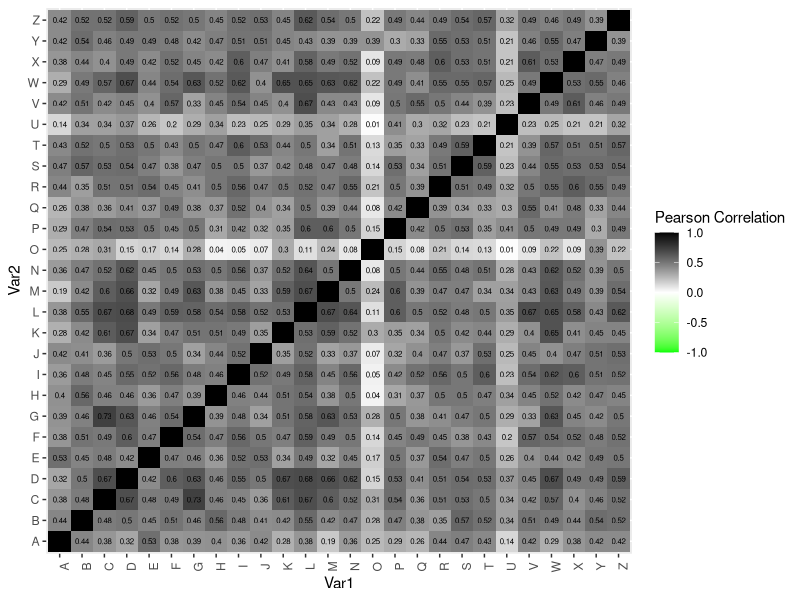
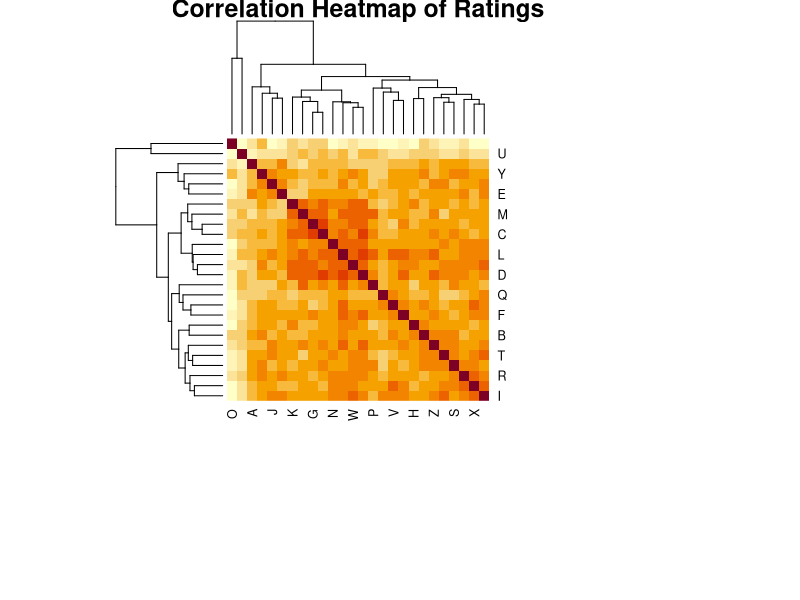

Source code (R) for these figures, in order:
## ---- chunk 1
knitr::opts_chunk$set(echo = TRUE, warning=FALSE, message=FALSE)
## ---- chunk 2
library(readxl)
data <- readxl::read_excel("BRSM_Assignment_Datasets.xlsx", sheet = 1)
print(data)
## ---- chunk 3
library(reshape2)
library(ggplot2)
correlation_matrix <- round(cor(data), 2)
melted_correlation <- melt(correlation_matrix)
ggplot(data = melted_correlation, aes(x = Var1, y = Var2, fill = value)) +
  geom_tile() +
  geom_text(aes(label = value), size = 2) +
  scale_fill_gradient2(low = "green", high = "black",
                       limit = c(-1, 1), name = "Pearson Correlation") +
  theme(axis.text.x = element_text(angle = 90))
## ---- chunk 4
ratings <- data[, 1:26]
correlation_matrix <- cor(ratings)
heatmap(correlation_matrix, 
        symm = TRUE, 
        margins = c(12, 12),
        main = "Correlation Heatmap of Ratings")
## ---- chunk 5
outlier <- which.min(apply(correlation_matrix, 1, function(x) sum(x)))
outlier_label <- LETTERS[outlier]
cat("Outlier participant:", outlier_label, "\n")
## ---- chunk 6
library(psych)
data <- readxl::read_excel("BRSM_Assignment_Datasets.xlsx", sheet = 2)
js_items <- data[, c("JS1", "JS2", "JS3", "JS4")]
print(js_items)
jp_items <- data[, c("JP1", "JP2", "JP3", "JP4")]
print(jp_items)
## ---- chunk 7
calculate_alpha <- function(items) {
  cor_matrix <- cor(items, method = "spearman")
  mean_corr <- mean(cor_matrix[lower.tri(cor_matrix)])
  num_items <- ncol(items)
  alpha <- (num_items * mean_corr) / (1 + (num_items - 1) * mean_corr)
  return(alpha)
}
## ---- chunk 8
alpha_js <- calculate_alpha(js_items)
cat("Cronbach's Alpha for Job Satisfaction (JS):", alpha_js, "\n")
cat("For Job Satisfaction (JS):\n")
cat("Cronbach's Alpha:", alpha_js, "\n")
if (alpha_js >= 0.7) {
  cat("The internal consistency of the JS items is considered acceptable as Cronbach's Alpha is above 0.7.\n")
} else {
  cat("The internal consistency of the JS items is considered poor as Cronbach's Alpha is below 0.7.\n")

}
## ---- chunk 9
alpha_jp <- calculate_alpha(jp_items)
cat("Cronbach's Alpha for Job Performance (JP):", alpha_jp, "\n")
cat("\nFor Job Performance (JP):\n")
cat("Cronbach's Alpha:", alpha_jp, "\n")
if (alpha_jp >= 0.7) {
  cat("The internal consistency of the JP items is considered acceptable as Cronbach's Alpha is above 0.7.\n")
} else {
  cat("The internal consistency of the JP items is considered poor as Cronbach's Alpha is below 0.7.\n")
}

